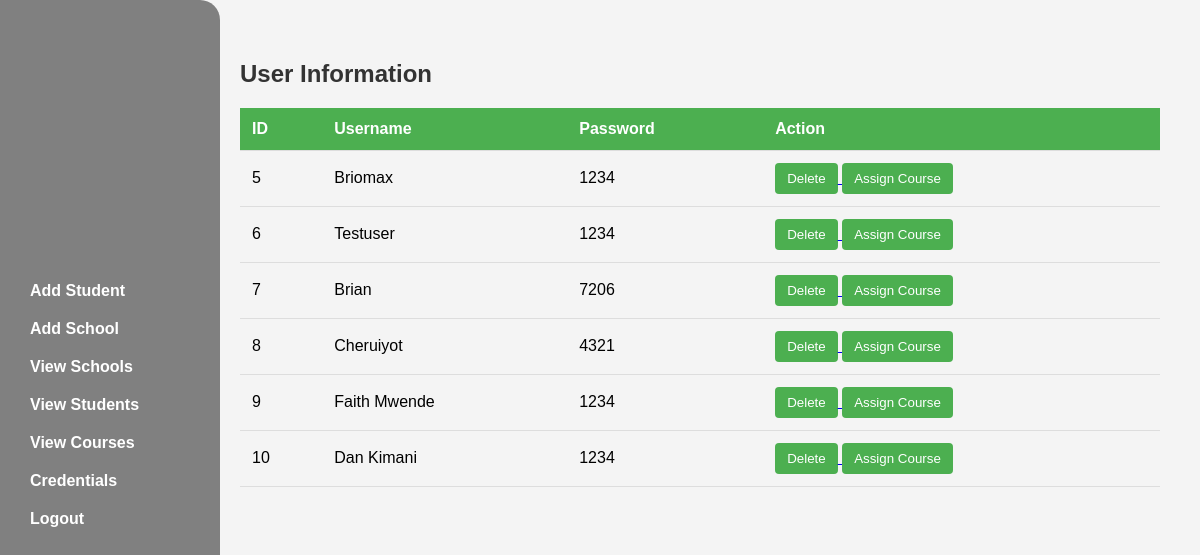
Screenshot of /admin/accounts (signed in) with the database file from the repository.
### app.py (models this page shows)
class Users(UserMixin, db.Model):
    id = db.Column(db.Integer, primary_key=True)
    username = db.Column(db.String(250), unique=True, nullable=False)
    password = db.Column(db.String(250), nullable=False)
    school_course = db.relationship('SchoolCourse', back_populates='user')

### app.py (the view)
@app.route("/admin/accounts")
@login_required
def adm_users():
    if not current_user.is_authenticated or current_user.username != "admin":
        error_message = "You do not have permission to access the admin panel."
        return redirect(url_for("home", error_message=error_message))
    users = Users.query.filter(Users.username != "admin").all()
    return render_template("admusers.html",  users=users)

### app.py (called while the page is built)
@login_manager.user_loader
def loader_user(user_id):
	return Users.query.get(user_id)

### templates/admusers.html
{% extends "base.html" %}
{% block content %}
<h2>User Information</h2>
<table>
    <thead>
        <tr>
            <th>ID</th>
            <th>Username</th>
            <th>Password</th>
            <th>Action</th>
        </tr>
    </thead>
    <tbody>
        {% for user in users %}
            <tr>
                <td>{{ user.id }}</td>
                <td>{{ user.username }}</td>
                <td>{{ user.password }}</td>
                <td>
                    <a href="{{ url_for('delete_user', user_id=user.id) }}">
                        <button type="submit">Delete</button>
                    </a>
                    <a href="{{ url_for('admin_assign',  user_id=user.id) }}">
                        <button>Assign Course</button>
                    </a>
                </td>
            </tr>
        {% endfor %}
    </tbody>
</table>
{% endblock %}

### templates/base.html (style rules this page uses)
body { font-family: Arial, sans-serif; background-color: #f4f4f4; margin: 0; display:flex; flex-direction:column; padding: 0; box-sizing: border-box; }
h2 { color: #333; }
table { width: 100%; border-collapse: collapse; margin-top: 20px; }
th, td { padding: 12px; text-align: left; border-bottom: 1px solid #ddd; }
th { background-color: #4CAF50; color: white; }
button { padding: 8px 12px; background-color: #4CAF50; color: white; border: none; border-radius: 4px; cursor: pointer; }

### rows the page displays
Users: id "5", username "Briomax", password "1234"
Users: id "6", username "Testuser", password "1234"
Users: id "7", username "Brian", password "7206"
Users: id "8", username "Cheruiyot", password "4321"
Users: id "9", username "Faith Mwende", password "1234"
Users: id "10", username "Dan Kimani", password "1234"
